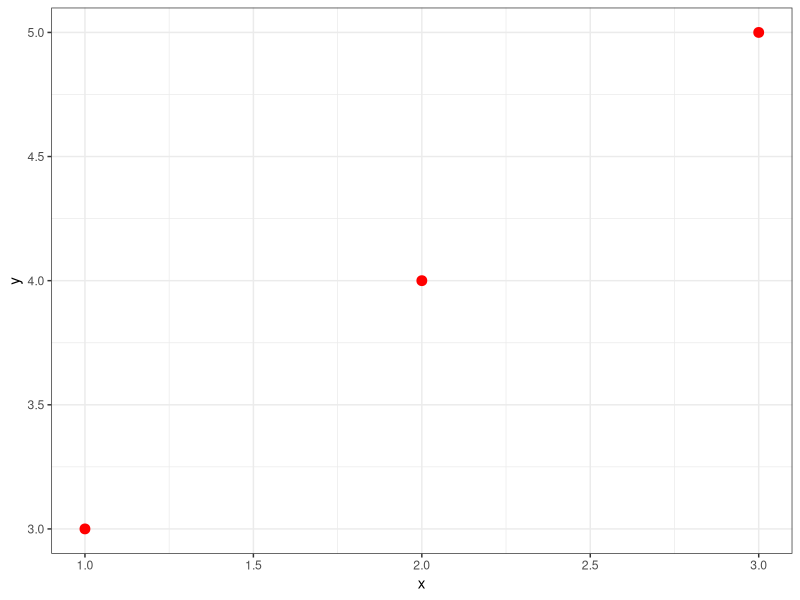

Generate this figure with R:
library(ggplot2)

x=c(1,2,3)
y=c(3,4,5)

df=data.frame(x,y)

ggplot(df)+
  geom_point(aes(x,y),size=3,color='red')+
  theme_bw()